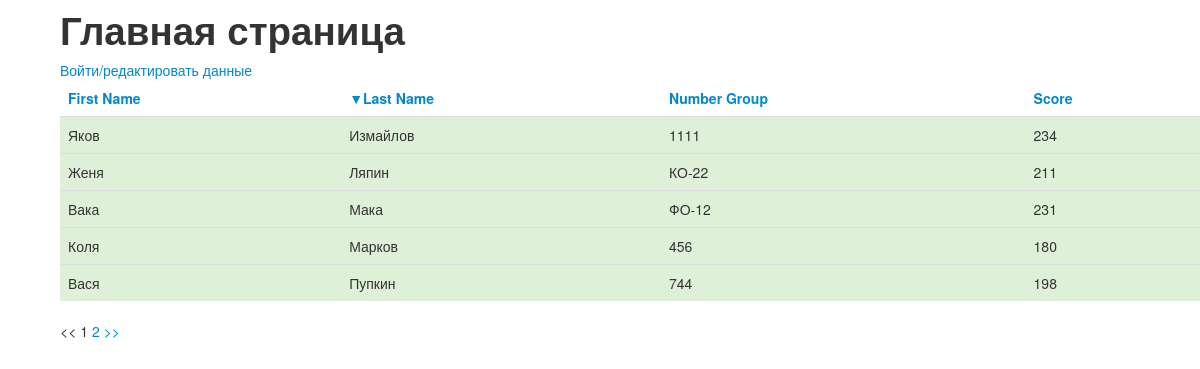
/index.php?sort=surname&order=ASC, run on the app's committed database.
### tables this page shows
CREATE TABLE IF NOT EXISTS `matriculant` (
  `id` int(11) NOT NULL AUTO_INCREMENT,
  `code` int(16) NOT NULL,
  `name` varchar(50) NOT NULL,
  `surname` varchar(50) NOT NULL,
  `sex` enum('female','male') NOT NULL,
  `numberGroup` varchar(5) NOT NULL,
  `email` varchar(100) NOT NULL,
  `score` int(11) NOT NULL,
  `yearOfBirth` year(4) NOT NULL,
  `location` enum('notresident','resident') NOT NULL,
  PRIMARY KEY (`id`),
  UNIQUE KEY `email` (`email`),
  UNIQUE KEY `id` (`id`),
  UNIQUE KEY `email_2` (`email`),
  UNIQUE KEY `key` (`code`)
);

### index.php (called while the page is built, shortened)
<?php
include('config.php');
include('app/functions.php');
$cur_page = isset($_GET['page']) ? $_GET['page'] : 1;
$sort = isset($_GET['sort']) ? $_GET['sort'] : 'score';
$order = isset($_GET['order']) ? $_GET['order'] : 'DESC';
$dbc = 'mysql:host=' . $db_host . ';dbname=' . $db_name;
$pdo = new PDO($dbc, $db_user, $db_password);
$pdo->setAttribute(PDO::ATTR_ERRMODE, PDO::ERRMODE_EXCEPTION);
$matriculantMapper = new MatriculantMapper($pdo);
$listMatriculant = $matriculantMapper->viewMatriculant($cur_page, $sort, $order, $result_per_page);
$total  = $matriculantMapper->totalMatriculant();
$num_pages = ceil($total/$result_per_page);
$page_links = generate_page_links($sort, $order, $cur_page, $num_pages);
$sort_links = generate_sort_links($sort, $order);
include('templates/main.php');

### app/MatriculantMapper.php (called while the page is built, shortened)
<?php
class MatriculantMapper
{
    protected $db;
    public function __construct(PDO $db)
    {
        $this->db = $db;
    }
    public function viewMatriculant($cur_page, $sort, $order, $result_per_page)
    {
        $skip_result = ($cur_page - 1) * $result_per_page;
        $allowed = array("name", "surname", "numberGroup","score");
        $key     = array_search($sort, $allowed);
        $orderby = $allowed[$key];
        $order   = ($order == 'DESC') ? 'DESC' : 'ASC';
        $sql = "SELECT name, surname, numberGroup, score FROM matriculant ORDER BY $orderby $order LIMIT :skip_result, :result_per_page";
        $statment = $this->db->prepare($sql);
        $statment->bindParam(':skip_result', $skip_result, PDO::PARAM_INT);
        $statment->bindParam(':result_per_page', $result_per_page, PDO::PARAM_INT);
        $statment->execute();
        $result = $statment->fetchAll();
        return $result;
    }
}

### templates/tableMatriculant.php (the view)
<tr class="success">
    <td><?= $name?></td>
    <td><?= $surname?></td>
    <td><?= $numberGroup?></td>
    <td><?= $score?></td>
</tr>

### app/functions.php (shortened to what this page needs)
<?php
function viewTableMatriculant($listMatriculant)
{
    foreach ($listMatriculant as $key => $value) {
        $name =         htmlspecialchars($listMatriculant[$key]['name']);
        $surname =      htmlspecialchars($listMatriculant[$key]['surname']);
        $numberGroup =  htmlspecialchars($listMatriculant[$key]['numberGroup']);
        $score =        htmlspecialchars($listMatriculant[$key]['score']);
        include('templates/tableMatriculant.php');
    }
}
function generate_page_links($sort, $order, $cur_page, $num_pages)
{
    $page_links = '';
    if ($cur_page > 1) {
        $page_links .= '<a href="' . $_SERVER['PHP_SELF'] .
            '?sort=' . $sort .
            '&order=' . $order .
            '&page=' . ($cur_page - 1) . '"><<</a>';
    }
    else {
        $page_links .= '<< ';
    }
    for ($i = 1; $i <= $num_pages; $i++) {
        if ($cur_page == $i){
            $page_links .= ' ' . $i;
        }
        else{
            $page_links .= ' <a href="' . $_SERVER['PHP_SELF'] .
                '?sort=' . $sort .
                '&order=' . $order .
                '&page=' . $i .'"> ' . $i . '</a>';
        }
    }
    if ($cur_page < $num_pages){
        $page_links .= ' <a href="' . $_SERVER['PHP_SELF'] .
            '?sort=' . $sort .
            '&order=' . $order .
            '&page=' . ($cur_page + 1) . '">>></a>';
    }
    else {
        $page_links .= ' >>';
    }
    return $page_links;
}
function generate_sort_link($sort, $order, $column, $nameColumn)
{
	$sort_link = '';
	$sort_link .= '<th><a href=' . $_SERVER['PHP_SELF'] . '?sort='. $column;
	if ($sort == $column){
		if ($order == 'ASC'){
			$sort_link .= '&order=DESC>&#9660;';
			$sort_link .= $nameColumn . '</a></th>';
		} else{
			$sort_link .= '&order=ASC>&#9650;';
			$sort_link .= $nameColumn . '</a></th>';
		}
	}else {
		$sort_link .= '&order=ASC>';
		$sort_link .= $nameColumn . '</a></th>';
	}
	return $sort_link;
}
function generate_sort_links($sort, $order)
{
	$sort_links = '';
	$sort_links .= generate_sort_link($sort, $order, 'name', 'First Name');
	$sort_links .= generate_sort_link($sort, $order, 'surname', 'Last Name');
	$sort_links .= generate_sort_link($sort, $order, 'numberGroup', 'Number Group');
	$sort_links .= generate_sort_link($sort, $order, 'score', 'Score');
    return $sort_links;
}

### style.css (style rules this page uses)
body { padding-left:60px }

### data on the page
matriculant: name "Яков", surname "Измайлов", numberGroup "1111", score "234"
matriculant: name "Женя", surname "Ляпин", numberGroup "КО-22", score "211"
matriculant: name "Вака", surname "Мака", numberGroup "ФО-12", score "231"
matriculant: name "Коля", surname "Марков", numberGroup "456", score "180"
matriculant: name "Вася", surname "Пупкин", numberGroup "744", score "198"

### other printed values
$nameColumn "First Name Number Group Score"
$nameColumn "Last Name"
